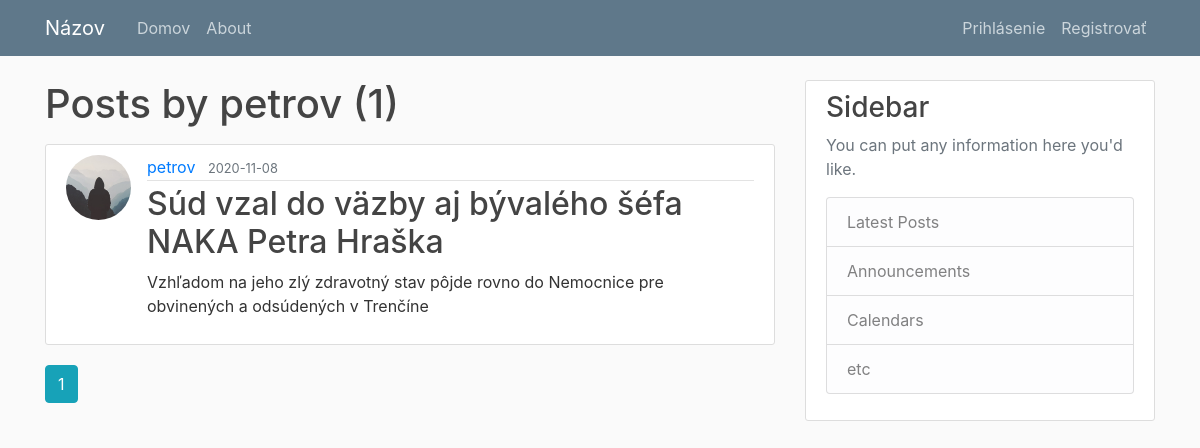
/user/petrov, run on the app's committed database.
### application/models.py (models this page shows, shortened)
class User(db.Model, UserMixin):
    id = db.Column(db.Integer, primary_key=True)
    username = db.Column(db.String(20), unique=True, nullable=False)
    email = db.Column(db.String(120), unique=True, nullable=False)
    image_file = db.Column(db.String(20), nullable=False, default='default.jpg')
    password = db.Column(db.String(60), nullable=False)
    posts = db.relationship('Post', backref='author', lazy=True)
    comments = db.relationship('Comment', backref='author', lazy=True)
    comment_likes = db.relationship('CommentLike', backref='user', lazy=True)
    post_likes = db.relationship('PostLike', backref='user', lazy=True)

class Post(db.Model):
    id = db.Column(db.Integer, primary_key=True)
    title =  db.Column(db.String(100), nullable=False)
    date_posted = db.Column(db.DateTime, nullable=False, default=datetime.utcnow())
    content = db.Column(db.Text, nullable=False)
    user_id = db.Column(db.Integer, db.ForeignKey('user.id'), nullable=False)
    comments = db.relationship('Comment', backref='post', lazy=True)
    likes = db.relationship('PostLike', backref='post', lazy=True)
    keywords = db.relationship('KeyWord', backref='post', lazy=True)
    votes = 0
    can_upvote = True
    can_downvote = True

### application/users/routes.py (the view)
@users.route('/user/<string:username>')
def user_posts(username):
    page = request.args.get('page', 1, type=int)
    user = User.query.filter_by(username=username).first_or_404()
    posts = Post.query.filter_by(author=user)\
        .order_by(Post.date_posted.desc())\
        .paginate(page=page, per_page=5)
    return render_template('user_posts.html', posts=posts, user=user)

### application/templates/user_posts.html
{% extends "layout.html" %}
{% block content %}
<h1 class="mb-3">Posts by {{ user.username }} ({{ posts.total }})</h1>
{% for post in posts.items %}
<article class="media content-section">
  <img class="rounded-circle article-img"
    src="{{ url_for('static', filename='profile_pics/' + post.author.image_file) }}">
  <div class="media-body">
    <div class="article-metadata">
      <a class="mr-2"
        href="{{ url_for('users.user_posts', username=post.author.username) }}">{{ post.author.username }}</a>
      <small class="text-muted">{{ post.date_posted.strftime('%Y-%m-%d') }}</small>
    </div>
    <h2><a class="article-title" href="{{ url_for('posts.post', post_id=post.id) }}">{{ post.title }}</a></h2>
    <p class="article-content">{{ post.content }}</p>
  </div>
</article>
{% endfor %}
{% for page_num in posts.iter_pages(left_edge=1, right_edge=1, left_current=1, right_current=2) %}
{% if page_num %}
{% if posts.page == page_num %}
<a class="btn btn-info mb-4"
  href="{{ url_for('users.user_posts', username=user.username, page=page_num) }}">{{ page_num }}</a>
{% else %}
<a class="btn btn-outline-info mb-4"
  href="{{ url_for('users.user_posts', username=user.username, page=page_num) }}">{{ page_num }}</a>
{% endif %}
{% else %}
...
{% endif %}
{% endfor %}
{% endblock content %}

### application/static/main.css (style rules this page uses)
body { background: #fafafa; color: #333333; margin-top: 5rem; }
h1, h2, h3, h4, h5, h6 { color: #444444; }
.content-section { background: #ffffff; padding: 10px 20px; border: 1px solid #dddddd; border-radius: 3px; margin-bottom: 20px; }
.article-title { color: #444444; }
.article-content { white-space: pre-line; }
.article-img { height: 65px; width: 65px; margin-right: 16px; }
.article-metadata { padding-bottom: 1px; margin-bottom: 4px; border-bottom: 1px solid #e3e3e3; }

### data on the page
User: username "petrov"
Post: image_file (placeholder picture), author.username "petrov", date_posted "2020-11-08", title "Súd vzal do väzby aj bývalého šéfa NAKA Petra Hraška", content "Vzhľadom na jeho zlý zdravotný stav pôjde rovno do Nemocnice pre obvinených a odsúdených v Trenčíne"

### other printed values
{{ posts.total }} "1"
{{ page_num }} "1"
